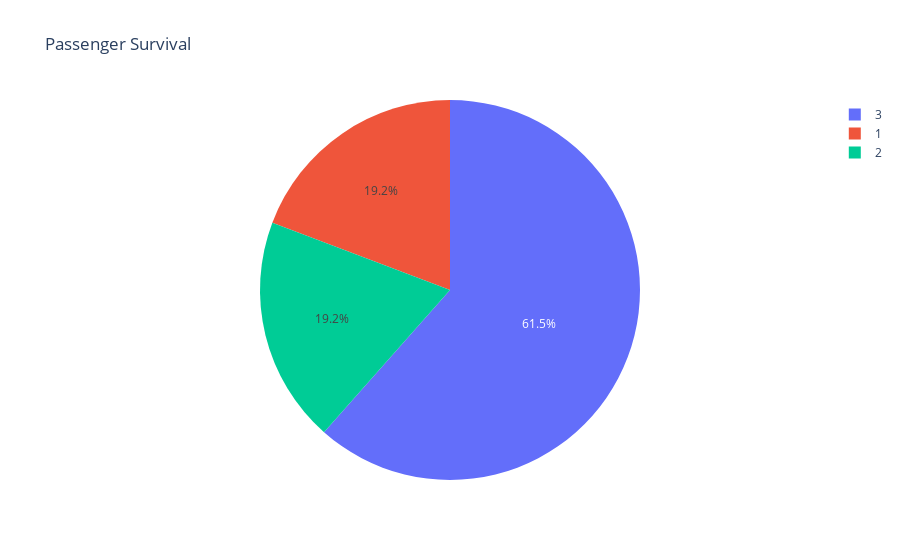

Here is the notebook cell this chart was saved with:
### Code cell
fig = px.pie(data, names='Pclass', title='Passenger Survival')
fig.show()

### Figure 1 — Plotly figure (JSON) as saved in the notebook; plotly's stock layout.template omitted (floating-point values rounded to 4 significant figures; data arrays with more than 128 entries replaced by an {"elided": "..."} marker saying what was removed)
{"data": [{"domain": {"x": [0, 1], "y": [0, 1]}, "hovertemplate": "Pclass=%{label}<extra></extra>", "labels": {"elided": "156 int values"}, "legendgroup": "", "name": "", "showlegend": true, "type": "pie"}], "layout": {"legend": {"tracegroupgap": 0}, "title": {"text": "Passenger Survival"}}}
